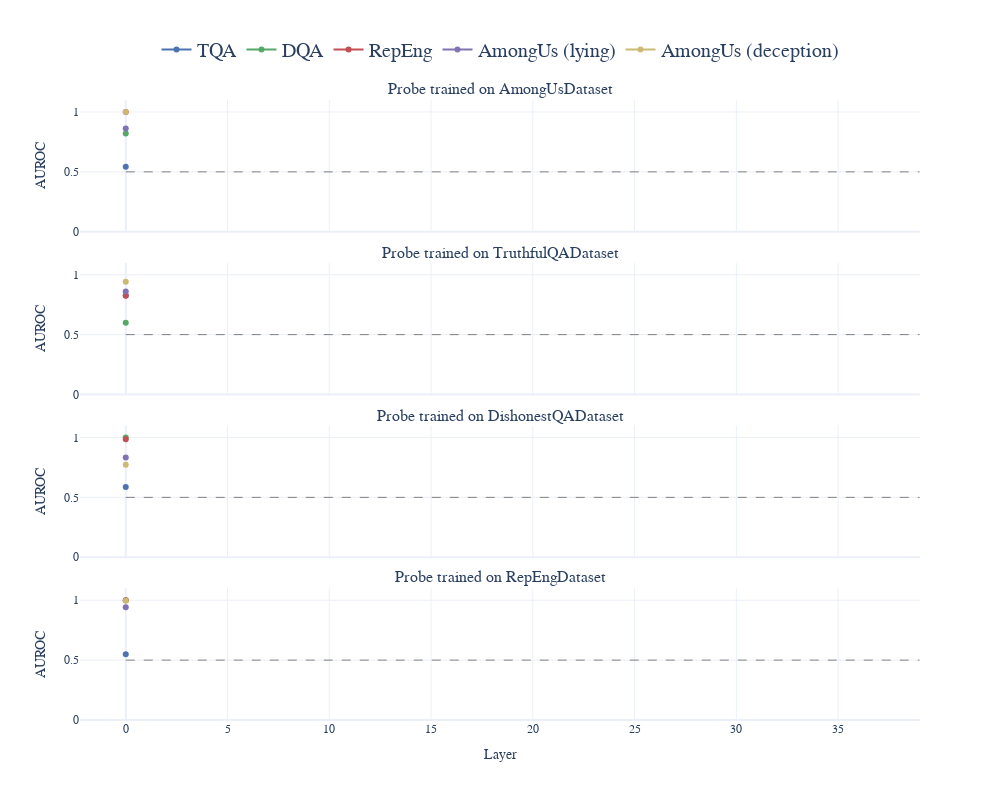

The code cell stored with this chart in its notebook:
### Code cell
# Create a figure with 4 subplots (one for each training dataset)
from plotly.subplots import make_subplots
import plotly.graph_objects as go

colors = ["#4C72B0", "#55A868", "#C44E52", "#8172B3", "#CCB974"]

# Get the list of training and evaluation datasets
train_datasets = df.columns
eval_datasets = df.index

# Create a 4x1 subplot figure
fig = make_subplots(rows=4, cols=1, 
                   subplot_titles=[f"Probe trained on {dataset}" for dataset in train_datasets],
                   vertical_spacing=0.05,
                   shared_xaxes=True)

# Define a color palette for the evaluation datasets
# colors = px.colors.qualitative.Plotly

# Number of layers (assuming 40 layers based on the description)
num_layers = 40
layers = list(range(num_layers))

# For each training dataset (subplot)
for i, train_dataset in enumerate(train_datasets):
    # For each evaluation dataset (line in the subplot)
    for j, eval_dataset in enumerate(eval_datasets):
        # Get the AUROC values for this train-eval pair
        auroc_values = df.loc[eval_dataset, train_dataset]
        
        # Add a trace for this evaluation dataset
        fig.add_trace(
            go.Scatter(
                x=layers,
                y=auroc_values,
                mode='lines+markers',
                name=f"{eval_dataset}",
                line=dict(color=colors[j]),
                showlegend=(i == 0),  # Only show legend for the first subplot
                legendgroup=eval_dataset  # Group legends by eval dataset
            ),
            row=i+1, col=1
        )
    
    # Add a horizontal line at 0.5 (random chance)
    fig.add_shape(
        type="line",
        x0=0, x1=num_layers-1,
        y0=0.5, y1=0.5,
        line=dict(color="gray", width=1, dash="dash"),
        row=i+1, col=1
    )

# Update layout
fig.update_layout(
    height=800,
    width=1000,
    title_text="",
    legend_title_text="",
    template="plotly_white",
    font=dict(family="Computer Modern"),
)

# Update x and y axes
for i in range(4):
    fig.update_xaxes(title_text="Layer" if i == 3 else None, row=i+1, col=1)
    fig.update_yaxes(title_text="AUROC", range=[0, 1.1], row=i+1, col=1)

# show legend on top of the plot
fig.update_layout(
    legend=dict(
        orientation="h",
        yanchor="bottom",
        y=1.05,
        xanchor="center",
        x=0.5,
        title_font=dict(size=24),
        font=dict(size=20),
        bgcolor="rgba(255, 255, 255, 0.8)",
    )
)

fig.show()

### Figure 1 — Plotly figure (JSON) as saved in the notebook; plotly's stock layout.template omitted (floating-point values rounded to 4 significant figures)
{"data": [{"legendgroup": "TQA", "line": {"color": "#4C72B0"}, "mode": "lines+markers", "name": "TQA", "showlegend": true, "type": "scatter", "x": [0, 1, 2, 3, 4, 5, 6, 7, 8, 9, 10, 11, 12, 13, 14, 15, 16, 17, 18, 19, 20, 21, 22, 23, 24, 25, 26, 27, 28, 29, 30, 31, 32, 33, 34, 35, 36, 37, 38, 39], "xaxis": "x", "y": [0.5417], "yaxis": "y"}, {"legendgroup": "DQA", "line": {"color": "#55A868"}, "mode": "lines+markers", "name": "DQA", "showlegend": true, "type": "scatter", "x": [0, 1, 2, 3, 4, 5, 6, 7, 8, 9, 10, 11, 12, 13, 14, 15, 16, 17, 18, 19, 20, 21, 22, 23, 24, 25, 26, 27, 28, 29, 30, 31, 32, 33, 34, 35, 36, 37, 38, 39], "xaxis": "x", "y": [0.8194], "yaxis": "y"}, {"legendgroup": "RepEng", "line": {"color": "#C44E52"}, "mode": "lines+markers", "name": "RepEng", "showlegend": true, "type": "scatter", "x": [0, 1, 2, 3, 4, 5, 6, 7, 8, 9, 10, 11, 12, 13, 14, 15, 16, 17, 18, 19, 20, 21, 22, 23, 24, 25, 26, 27, 28, 29, 30, 31, 32, 33, 34, 35, 36, 37, 38, 39], "xaxis": "x", "y": [1], "yaxis": "y"}, {"legendgroup": "AmongUs (lying)", "line": {"color": "#8172B3"}, "mode": "lines+markers", "name": "AmongUs (lying)", "showlegend": true, "type": "scatter", "x": [0, 1, 2, 3, 4, 5, 6, 7, 8, 9, 10, 11, 12, 13, 14, 15, 16, 17, 18, 19, 20, 21, 22, 23, 24, 25, 26, 27, 28, 29, 30, 31, 32, 33, 34, 35, 36, 37, 38, 39], "xaxis": "x", "y": [0.8627], "yaxis": "y"}, {"legendgroup": "AmongUs (deception)", "line": {"color": "#CCB974"}, "mode": "lines+markers", "name": "AmongUs (deception)", "showlegend": true, "type": "scatter", "x": [0, 1, 2, 3, 4, 5, 6, 7, 8, 9, 10, 11, 12, 13, 14, 15, 16, 17, 18, 19, 20, 21, 22, 23, 24, 25, 26, 27, 28, 29, 30, 31, 32, 33, 34, 35, 36, 37, 38, 39], "xaxis": "x", "y": [1], "yaxis": "y"}, {"legendgroup": "TQA", "line": {"color": "#4C72B0"}, "mode": "lines+markers", "name": "TQA", "showlegend": false, "type": "scatter", "x": [0, 1, 2, 3, 4, 5, 6, 7, 8, 9, 10, 11, 12, 13, 14, 15, 16, 17, 18, 19, 20, 21, 22, 23, 24, 25, 26, 27, 28, 29, 30, 31, 32, 33, 34, 35, 36, 37, 38, 39], "xaxis": "x2", "y": [0.8272], "yaxis": "y2"}, {"legendgroup": "DQA", "line": {"color": "#55A868"}, "mode": "lines+markers", "name": "DQA", "showlegend": false, "type": "scatter", "x": [0, 1, 2, 3, 4, 5, 6, 7, 8, 9, 10, 11, 12, 13, 14, 15, 16, 17, 18, 19, 20, 21, 22, 23, 24, 25, 26, 27, 28, 29, 30, 31, 32, 33, 34, 35, 36, 37, 38, 39], "xaxis": "x2", "y": [0.5987], "yaxis": "y2"}, {"legendgroup": "RepEng", "line": {"color": "#C44E52"}, "mode": "lines+markers", "name": "RepEng", "showlegend": false, "type": "scatter", "x": [0, 1, 2, 3, 4, 5, 6, 7, 8, 9, 10, 11, 12, 13, 14, 15, 16, 17, 18, 19, 20, 21, 22, 23, 24, 25, 26, 27, 28, 29, 30, 31, 32, 33, 34, 35, 36, 37, 38, 39], "xaxis": "x2", "y": [0.8242], "yaxis": "y2"}, {"legendgroup": "AmongUs (lying)", "line": {"color": "#8172B3"}, "mode": "lines+markers", "name": "AmongUs (lying)", "showlegend": false, "type": "scatter", "x": [0, 1, 2, 3, 4, 5, 6, 7, 8, 9, 10, 11, 12, 13, 14, 15, 16, 17, 18, 19, 20, 21, 22, 23, 24, 25, 26, 27, 28, 29, 30, 31, 32, 33, 34, 35, 36, 37, 38, 39], "xaxis": "x2", "y": [0.8609], "yaxis": "y2"}, {"legendgroup": "AmongUs (deception)", "line": {"color": "#CCB974"}, "mode": "lines+markers", "name": "AmongUs (deception)", "showlegend": false, "type": "scatter", "x": [0, 1, 2, 3, 4, 5, 6, 7, 8, 9, 10, 11, 12, 13, 14, 15, 16, 17, 18, 19, 20, 21, 22, 23, 24, 25, 26, 27, 28, 29, 30, 31, 32, 33, 34, 35, 36, 37, 38, 39], "xaxis": "x2", "y": [0.9404], "yaxis": "y2"}, {"legendgroup": "TQA", "line": {"color": "#4C72B0"}, "mode": "lines+markers", "name": "TQA", "showlegend": false, "type": "scatter", "x": [0, 1, 2, 3, 4, 5, 6, 7, 8, 9, 10, 11, 12, 13, 14, 15, 16, 17, 18, 19, 20, 21, 22, 23, 24, 25, 26, 27, 28, 29, 30, 31, 32, 33, 34, 35, 36, 37, 38, 39], "xaxis": "x3", "y": [0.5872], "yaxis": "y3"}, {"legendgroup": "DQA", "line": {"color": "#55A868"}, "mode": "lines+markers", "name": "DQA", "showlegend": false, "type": "scatter", "x": [0, 1, 2, 3, 4, 5, 6, 7, 8, 9, 10, 11, 12, 13, 14, 15, 16, 17, 18, 19, 20, 21, 22, 23, 24, 25, 26, 27, 28, 29, 30, 31, 32, 33, 34, 35, 36, 37, 38, 39], "xaxis": "x3", "y": [1], "yaxis": "y3"}, {"legendgroup": "RepEng", "line": {"color": "#C44E52"}, "mode": "lines+markers", "name": "RepEng", "showlegend": false, "type": "scatter", "x": [0, 1, 2, 3, 4, 5, 6, 7, 8, 9, 10, 11, 12, 13, 14, 15, 16, 17, 18, 19, 20, 21, 22, 23, 24, 25, 26, 27, 28, 29, 30, 31, 32, 33, 34, 35, 36, 37, 38, 39], "xaxis": "x3", "y": [0.9853], "yaxis": "y3"}, {"legendgroup": "AmongUs (lying)", "line": {"color": "#8172B3"}, "mode": "lines+markers", "name": "AmongUs (lying)", "showlegend": false, "type": "scatter", "x": [0, 1, 2, 3, 4, 5, 6, 7, 8, 9, 10, 11, 12, 13, 14, 15, 16, 17, 18, 19, 20, 21, 22, 23, 24, 25, 26, 27, 28, 29, 30, 31, 32, 33, 34, 35, 36, 37, 38, 39], "xaxis": "x3", "y": [0.8328], "yaxis": "y3"}, {"legendgroup": "AmongUs (deception)", "line": {"color": "#CCB974"}, "mode": "lines+markers", "name": "AmongUs (deception)", "showlegend": false, "type": "scatter", "x": [0, 1, 2, 3, 4, 5, 6, 7, 8, 9, 10, 11, 12, 13, 14, 15, 16, 17, 18, 19, 20, 21, 22, 23, 24, 25, 26, 27, 28, 29, 30, 31, 32, 33, 34, 35, 36, 37, 38, 39], "xaxis": "x3", "y": [0.7717], "yaxis": "y3"}, {"legendgroup": "TQA", "line": {"color": "#4C72B0"}, "mode": "lines+markers", "name": "TQA", "showlegend": false, "type": "scatter", "x": [0, 1, 2, 3, 4, 5, 6, 7, 8, 9, 10, 11, 12, 13, 14, 15, 16, 17, 18, 19, 20, 21, 22, 23, 24, 25, 26, 27, 28, 29, 30, 31, 32, 33, 34, 35, 36, 37, 38, 39], "xaxis": "x4", "y": [0.5482], "yaxis": "y4"}, {"legendgroup": "DQA", "line": {"color": "#55A868"}, "mode": "lines+markers", "name": "DQA", "showlegend": false, "type": "scatter", "x": [0, 1, 2, 3, 4, 5, 6, 7, 8, 9, 10, 11, 12, 13, 14, 15, 16, 17, 18, 19, 20, 21, 22, 23, 24, 25, 26, 27, 28, 29, 30, 31, 32, 33, 34, 35, 36, 37, 38, 39], "xaxis": "x4", "y": [0.999], "yaxis": "y4"}, {"legendgroup": "RepEng", "line": {"color": "#C44E52"}, "mode": "lines+markers", "name": "RepEng", "showlegend": false, "type": "scatter", "x": [0, 1, 2, 3, 4, 5, 6, 7, 8, 9, 10, 11, 12, 13, 14, 15, 16, 17, 18, 19, 20, 21, 22, 23, 24, 25, 26, 27, 28, 29, 30, 31, 32, 33, 34, 35, 36, 37, 38, 39], "xaxis": "x4", "y": [1], "yaxis": "y4"}, {"legendgroup": "AmongUs (lying)", "line": {"color": "#8172B3"}, "mode": "lines+markers", "name": "AmongUs (lying)", "showlegend": false, "type": "scatter", "x": [0, 1, 2, 3, 4, 5, 6, 7, 8, 9, 10, 11, 12, 13, 14, 15, 16, 17, 18, 19, 20, 21, 22, 23, 24, 25, 26, 27, 28, 29, 30, 31, 32, 33, 34, 35, 36, 37, 38, 39], "xaxis": "x4", "y": [0.9415], "yaxis": "y4"}, {"legendgroup": "AmongUs (deception)", "line": {"color": "#CCB974"}, "mode": "lines+markers", "name": "AmongUs (deception)", "showlegend": false, "type": "scatter", "x": [0, 1, 2, 3, 4, 5, 6, 7, 8, 9, 10, 11, 12, 13, 14, 15, 16, 17, 18, 19, 20, 21, 22, 23, 24, 25, 26, 27, 28, 29, 30, 31, 32, 33, 34, 35, 36, 37, 38, 39], "xaxis": "x4", "y": [0.9956], "yaxis": "y4"}], "layout": {"annotations": [{"font": {"size": 16}, "showarrow": false, "text": "Probe trained on AmongUsDataset", "x": 0.5, "xanchor": "center", "xref": "paper", "y": 1, "yanchor": "bottom", "yref": "paper"}, {"font": {"size": 16}, "showarrow": false, "text": "Probe trained on TruthfulQADataset", "x": 0.5, "xanchor": "center", "xref": "paper", "y": 0.7375, "yanchor": "bottom", "yref": "paper"}, {"font": {"size": 16}, "showarrow": false, "text": "Probe trained on DishonestQADataset", "x": 0.5, "xanchor": "center", "xref": "paper", "y": 0.475, "yanchor": "bottom", "yref": "paper"}, {"font": {"size": 16}, "showarrow": false, "text": "Probe trained on RepEngDataset", "x": 0.5, "xanchor": "center", "xref": "paper", "y": 0.2125, "yanchor": "bottom", "yref": "paper"}], "font": {"family": "Computer Modern"}, "height": 800, "legend": {"bgcolor": "rgba(255, 255, 255, 0.8)", "font": {"size": 20}, "orientation": "h", "title": {"font": {"size": 24}, "text": ""}, "x": 0.5, "xanchor": "center", "y": 1.05, "yanchor": "bottom"}, "shapes": [{"line": {"color": "gray", "dash": "dash", "width": 1}, "type": "line", "x0": 0, "x1": 39, "xref": "x", "y0": 0.5, "y1": 0.5, "yref": "y"}, {"line": {"color": "gray", "dash": "dash", "width": 1}, "type": "line", "x0": 0, "x1": 39, "xref": "x2", "y0": 0.5, "y1": 0.5, "yref": "y2"}, {"line": {"color": "gray", "dash": "dash", "width": 1}, "type": "line", "x0": 0, "x1": 39, "xref": "x3", "y0": 0.5, "y1": 0.5, "yref": "y3"}, {"line": {"color": "gray", "dash": "dash", "width": 1}, "type": "line", "x0": 0, "x1": 39, "xref": "x4", "y0": 0.5, "y1": 0.5, "yref": "y4"}], "title": {"text": ""}, "width": 1000, "xaxis": {"anchor": "y", "domain": [0, 1], "matches": "x4", "showticklabels": false}, "xaxis2": {"anchor": "y2", "domain": [0, 1], "matches": "x4", "showticklabels": false}, "xaxis3": {"anchor": "y3", "domain": [0, 1], "matches": "x4", "showticklabels": false}, "xaxis4": {"anchor": "y4", "domain": [0, 1], "title": {"text": "Layer"}}, "yaxis": {"anchor": "x", "domain": [0.7875, 1], "range": [0, 1.1], "title": {"text": "AUROC"}}, "yaxis2": {"anchor": "x2", "domain": [0.525, 0.7375], "range": [0, 1.1], "title": {"text": "AUROC"}}, "yaxis3": {"anchor": "x3", "domain": [0.2625, 0.475], "range": [0, 1.1], "title": {"text": "AUROC"}}, "yaxis4": {"anchor": "x4", "domain": [0, 0.2125], "range": [0, 1.1], "title": {"text": "AUROC"}}}}
